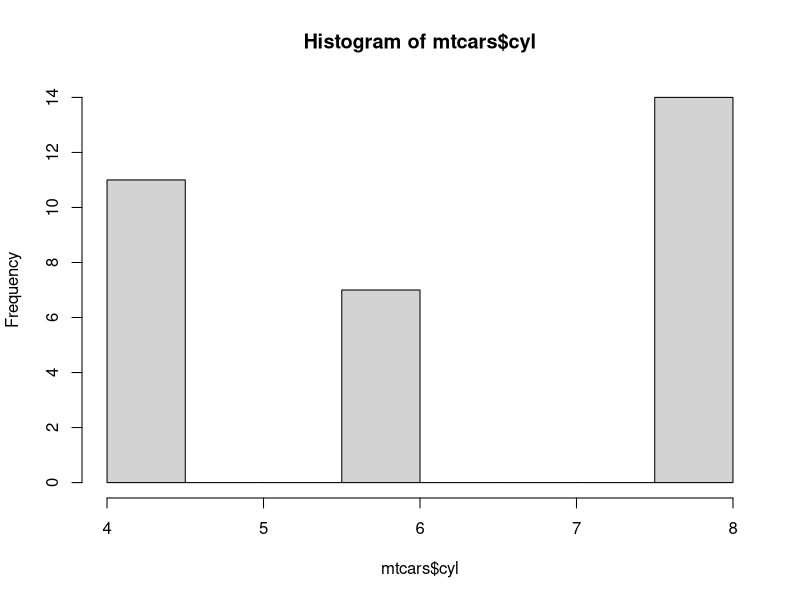

This figure's R source:
## ---- chunk 1
knitr::opts_chunk$set(echo = TRUE)
knitr::opts_chunk$set(fig.width=8, fig.height=6)
## ---- chunk 2
data(mtcars)
head(mtcars)
summary(mtcars)
hist(mtcars$cyl)
